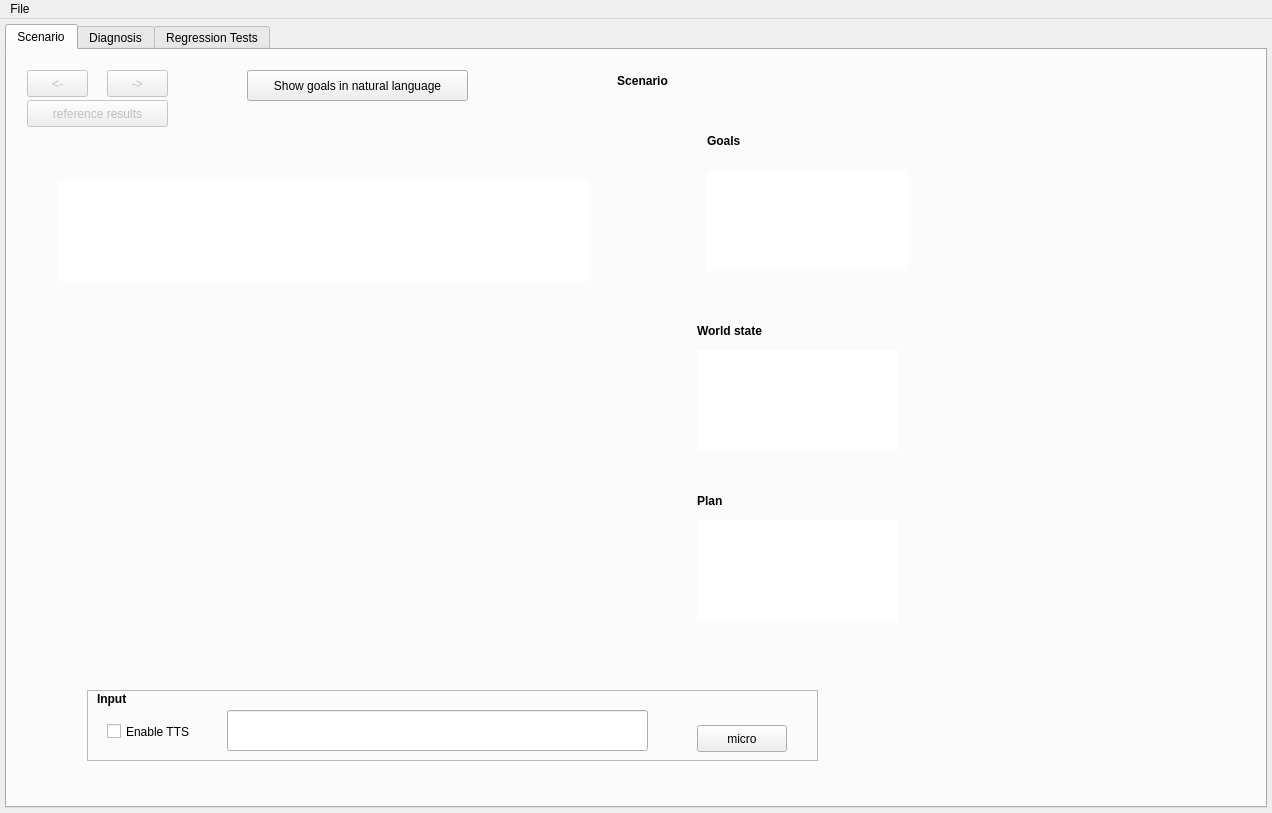
<?xml version="1.0" encoding="UTF-8"?>
<ui version="4.0">
 <class>MainWindow</class>
 <widget class="QMainWindow" name="MainWindow">
  <property name="geometry">
   <rect>
    <x>0</x>
    <y>0</y>
    <width>1272</width>
    <height>813</height>
   </rect>
  </property>
  <property name="windowTitle">
   <string>Social robotics planning lab</string>
  </property>
  <widget class="QWidget" name="centralWidget">
   <layout class="QGridLayout" name="gridLayout_2">
    <property name="leftMargin">
     <number>5</number>
    </property>
    <property name="topMargin">
     <number>5</number>
    </property>
    <property name="rightMargin">
     <number>5</number>
    </property>
    <property name="bottomMargin">
     <number>5</number>
    </property>
    <item row="0" column="0">
     <widget class="QTabWidget" name="tabWidget">
      <property name="enabled">
       <bool>true</bool>
      </property>
      <property name="autoFillBackground">
       <bool>true</bool>
      </property>
      <property name="currentIndex">
       <number>0</number>
      </property>
      <widget class="QWidget" name="tab_Chat">
       <attribute name="title">
        <string>Scenario</string>
       </attribute>
       <widget class="QFrame" name="frame_history_asr">
        <property name="geometry">
         <rect>
          <x>80</x>
          <y>640</y>
          <width>731</width>
          <height>71</height>
         </rect>
        </property>
        <property name="frameShape">
         <enum>QFrame::StyledPanel</enum>
        </property>
        <property name="frameShadow">
         <enum>QFrame::Raised</enum>
        </property>
        <widget class="QLabel" name="label_5">
         <property name="geometry">
          <rect>
           <x>10</x>
           <y>0</y>
           <width>66</width>
           <height>17</height>
          </rect>
         </property>
         <property name="font">
          <font>
           <bold>true</bold>
          </font>
         </property>
         <property name="text">
          <string>Input</string>
         </property>
        </widget>
        <widget class="QLineEdit" name="lineEdit_history_newText">
         <property name="geometry">
          <rect>
           <x>140</x>
           <y>20</y>
           <width>421</width>
           <height>41</height>
          </rect>
         </property>
        </widget>
        <widget class="QWidget" name="widgetRight_history" native="true">
         <property name="geometry">
          <rect>
           <x>590</x>
           <y>10</y>
           <width>120</width>
           <height>71</height>
          </rect>
         </property>
         <widget class="QPushButton" name="pushButton_history_microForChat">
          <property name="geometry">
           <rect>
            <x>20</x>
            <y>25</y>
            <width>90</width>
            <height>27</height>
           </rect>
          </property>
          <property name="text">
           <string>micro</string>
          </property>
         </widget>
        </widget>
        <widget class="QCheckBox" name="checkBox_enable_tts">
         <property name="geometry">
          <rect>
           <x>20</x>
           <y>30</y>
           <width>111</width>
           <height>23</height>
          </rect>
         </property>
         <property name="text">
          <string>Enable TTS</string>
         </property>
        </widget>
       </widget>
       <widget class="QTextBrowser" name="textBrowser_chat_history">
        <property name="geometry">
         <rect>
          <x>50</x>
          <y>130</y>
          <width>531</width>
          <height>101</height>
         </rect>
        </property>
        <property name="font">
         <font>
          <pointsize>10</pointsize>
         </font>
        </property>
        <property name="cursor" stdset="0">
         <cursorShape>ArrowCursor</cursorShape>
        </property>
        <property name="autoFillBackground">
         <bool>false</bool>
        </property>
        <property name="frameShape">
         <enum>QFrame::NoFrame</enum>
        </property>
        <property name="html">
         <string>&lt;!DOCTYPE HTML PUBLIC &quot;-//W3C//DTD HTML 4.0//EN&quot; &quot;http://www.w3.org/TR/REC-html40/strict.dtd&quot;&gt;
&lt;html&gt;&lt;head&gt;&lt;meta name=&quot;qrichtext&quot; content=&quot;1&quot; /&gt;&lt;meta charset=&quot;utf-8&quot; /&gt;&lt;style type=&quot;text/css&quot;&gt;
p, li { white-space: pre-wrap; }
&lt;/style&gt;&lt;/head&gt;&lt;body style=&quot; font-family:'Sans Serif'; font-size:10pt; font-weight:400; font-style:normal;&quot;&gt;
&lt;p style=&quot;-qt-paragraph-type:empty; margin-top:0px; margin-bottom:0px; margin-left:0px; margin-right:0px; -qt-block-indent:0; text-indent:0px; font-family:'DejaVu Sans Mono';&quot;&gt;&lt;br /&gt;&lt;/p&gt;&lt;/body&gt;&lt;/html&gt;</string>
        </property>
        <property name="textInteractionFlags">
         <set>Qt::LinksAccessibleByKeyboard|Qt::LinksAccessibleByMouse|Qt::TextBrowserInteraction|Qt::TextSelectableByKeyboard|Qt::TextSelectableByMouse</set>
        </property>
       </widget>
       <widget class="QLabel" name="label_chat_title">
        <property name="geometry">
         <rect>
          <x>510</x>
          <y>20</y>
          <width>251</width>
          <height>21</height>
         </rect>
        </property>
        <property name="font">
         <font>
          <bold>true</bold>
         </font>
        </property>
        <property name="text">
         <string>Scenario</string>
        </property>
        <property name="alignment">
         <set>Qt::AlignCenter</set>
        </property>
       </widget>
       <widget class="QPushButton" name="pushButton_Chat_NextScenario">
        <property name="enabled">
         <bool>false</bool>
        </property>
        <property name="geometry">
         <rect>
          <x>100</x>
          <y>20</y>
          <width>61</width>
          <height>27</height>
         </rect>
        </property>
        <property name="text">
         <string>-&gt;</string>
        </property>
       </widget>
       <widget class="QPushButton" name="pushButton_Chat_PrevScenario">
        <property name="enabled">
         <bool>false</bool>
        </property>
        <property name="geometry">
         <rect>
          <x>20</x>
          <y>20</y>
          <width>61</width>
          <height>27</height>
         </rect>
        </property>
        <property name="text">
         <string>&lt;-</string>
        </property>
       </widget>
       <widget class="QPushButton" name="pushButton_Chat_SwitchToReference">
        <property name="enabled">
         <bool>false</bool>
        </property>
        <property name="geometry">
         <rect>
          <x>20</x>
          <y>50</y>
          <width>141</width>
          <height>27</height>
         </rect>
        </property>
        <property name="focusPolicy">
         <enum>Qt::StrongFocus</enum>
        </property>
        <property name="text">
         <string>reference results</string>
        </property>
       </widget>
       <widget class="QTextBrowser" name="textBrowser_goals">
        <property name="geometry">
         <rect>
          <x>700</x>
          <y>120</y>
          <width>201</width>
          <height>101</height>
         </rect>
        </property>
        <property name="font">
         <font>
          <pointsize>10</pointsize>
         </font>
        </property>
        <property name="cursor" stdset="0">
         <cursorShape>ArrowCursor</cursorShape>
        </property>
        <property name="autoFillBackground">
         <bool>false</bool>
        </property>
        <property name="frameShape">
         <enum>QFrame::NoFrame</enum>
        </property>
        <property name="html">
         <string>&lt;!DOCTYPE HTML PUBLIC &quot;-//W3C//DTD HTML 4.0//EN&quot; &quot;http://www.w3.org/TR/REC-html40/strict.dtd&quot;&gt;
&lt;html&gt;&lt;head&gt;&lt;meta name=&quot;qrichtext&quot; content=&quot;1&quot; /&gt;&lt;meta charset=&quot;utf-8&quot; /&gt;&lt;style type=&quot;text/css&quot;&gt;
p, li { white-space: pre-wrap; }
&lt;/style&gt;&lt;/head&gt;&lt;body style=&quot; font-family:'Sans Serif'; font-size:10pt; font-weight:400; font-style:normal;&quot;&gt;
&lt;p style=&quot;-qt-paragraph-type:empty; margin-top:0px; margin-bottom:0px; margin-left:0px; margin-right:0px; -qt-block-indent:0; text-indent:0px; font-family:'DejaVu Sans Mono';&quot;&gt;&lt;br /&gt;&lt;/p&gt;&lt;/body&gt;&lt;/html&gt;</string>
        </property>
        <property name="textInteractionFlags">
         <set>Qt::LinksAccessibleByKeyboard|Qt::LinksAccessibleByMouse|Qt::TextBrowserInteraction|Qt::TextSelectableByKeyboard|Qt::TextSelectableByMouse</set>
        </property>
       </widget>
       <widget class="QTextBrowser" name="textBrowser_facts">
        <property name="geometry">
         <rect>
          <x>690</x>
          <y>300</y>
          <width>201</width>
          <height>101</height>
         </rect>
        </property>
        <property name="font">
         <font>
          <pointsize>10</pointsize>
         </font>
        </property>
        <property name="cursor" stdset="0">
         <cursorShape>ArrowCursor</cursorShape>
        </property>
        <property name="autoFillBackground">
         <bool>false</bool>
        </property>
        <property name="frameShape">
         <enum>QFrame::NoFrame</enum>
        </property>
        <property name="html">
         <string>&lt;!DOCTYPE HTML PUBLIC &quot;-//W3C//DTD HTML 4.0//EN&quot; &quot;http://www.w3.org/TR/REC-html40/strict.dtd&quot;&gt;
&lt;html&gt;&lt;head&gt;&lt;meta name=&quot;qrichtext&quot; content=&quot;1&quot; /&gt;&lt;meta charset=&quot;utf-8&quot; /&gt;&lt;style type=&quot;text/css&quot;&gt;
p, li { white-space: pre-wrap; }
&lt;/style&gt;&lt;/head&gt;&lt;body style=&quot; font-family:'Sans Serif'; font-size:10pt; font-weight:400; font-style:normal;&quot;&gt;
&lt;p style=&quot;-qt-paragraph-type:empty; margin-top:0px; margin-bottom:0px; margin-left:0px; margin-right:0px; -qt-block-indent:0; text-indent:0px; font-family:'DejaVu Sans Mono';&quot;&gt;&lt;br /&gt;&lt;/p&gt;&lt;/body&gt;&lt;/html&gt;</string>
        </property>
        <property name="textInteractionFlags">
         <set>Qt::LinksAccessibleByKeyboard|Qt::LinksAccessibleByMouse|Qt::TextBrowserInteraction|Qt::TextSelectableByKeyboard|Qt::TextSelectableByMouse</set>
        </property>
       </widget>
       <widget class="QLabel" name="label_goals">
        <property name="geometry">
         <rect>
          <x>700</x>
          <y>80</y>
          <width>191</width>
          <height>21</height>
         </rect>
        </property>
        <property name="font">
         <font>
          <bold>true</bold>
         </font>
        </property>
        <property name="text">
         <string>Goals</string>
        </property>
        <property name="alignment">
         <set>Qt::AlignLeading|Qt::AlignLeft|Qt::AlignVCenter</set>
        </property>
       </widget>
       <widget class="QLabel" name="label_world_state">
        <property name="geometry">
         <rect>
          <x>690</x>
          <y>270</y>
          <width>191</width>
          <height>21</height>
         </rect>
        </property>
        <property name="font">
         <font>
          <bold>true</bold>
         </font>
        </property>
        <property name="text">
         <string>World state</string>
        </property>
        <property name="alignment">
         <set>Qt::AlignLeading|Qt::AlignLeft|Qt::AlignVCenter</set>
        </property>
       </widget>
       <widget class="QPushButton" name="pushButton_goals_view">
        <property name="geometry">
         <rect>
          <x>240</x>
          <y>20</y>
          <width>221</width>
          <height>31</height>
         </rect>
        </property>
        <property name="text">
         <string>Show goals in natural language</string>
        </property>
       </widget>
       <widget class="QLabel" name="label_plan">
        <property name="geometry">
         <rect>
          <x>690</x>
          <y>440</y>
          <width>191</width>
          <height>21</height>
         </rect>
        </property>
        <property name="font">
         <font>
          <bold>true</bold>
         </font>
        </property>
        <property name="text">
         <string>Plan</string>
        </property>
        <property name="alignment">
         <set>Qt::AlignLeading|Qt::AlignLeft|Qt::AlignVCenter</set>
        </property>
       </widget>
       <widget class="QTextBrowser" name="textBrowser_plan">
        <property name="geometry">
         <rect>
          <x>690</x>
          <y>470</y>
          <width>201</width>
          <height>101</height>
         </rect>
        </property>
        <property name="font">
         <font>
          <pointsize>10</pointsize>
         </font>
        </property>
        <property name="cursor" stdset="0">
         <cursorShape>ArrowCursor</cursorShape>
        </property>
        <property name="autoFillBackground">
         <bool>false</bool>
        </property>
        <property name="frameShape">
         <enum>QFrame::NoFrame</enum>
        </property>
        <property name="html">
         <string>&lt;!DOCTYPE HTML PUBLIC &quot;-//W3C//DTD HTML 4.0//EN&quot; &quot;http://www.w3.org/TR/REC-html40/strict.dtd&quot;&gt;
&lt;html&gt;&lt;head&gt;&lt;meta name=&quot;qrichtext&quot; content=&quot;1&quot; /&gt;&lt;meta charset=&quot;utf-8&quot; /&gt;&lt;style type=&quot;text/css&quot;&gt;
p, li { white-space: pre-wrap; }
&lt;/style&gt;&lt;/head&gt;&lt;body style=&quot; font-family:'Sans Serif'; font-size:10pt; font-weight:400; font-style:normal;&quot;&gt;
&lt;p style=&quot;-qt-paragraph-type:empty; margin-top:0px; margin-bottom:0px; margin-left:0px; margin-right:0px; -qt-block-indent:0; text-indent:0px; font-family:'DejaVu Sans Mono';&quot;&gt;&lt;br /&gt;&lt;/p&gt;&lt;/body&gt;&lt;/html&gt;</string>
        </property>
        <property name="textInteractionFlags">
         <set>Qt::LinksAccessibleByKeyboard|Qt::LinksAccessibleByMouse|Qt::TextBrowserInteraction|Qt::TextSelectableByKeyboard|Qt::TextSelectableByMouse</set>
        </property>
       </widget>
      </widget>
      <widget class="QWidget" name="tab_chatdiagnosis">
       <attribute name="title">
        <string>Diagnosis</string>
       </attribute>
       <widget class="QTextBrowser" name="textBrowser_PrintMemory">
        <property name="geometry">
         <rect>
          <x>40</x>
          <y>150</y>
          <width>611</width>
          <height>341</height>
         </rect>
        </property>
        <property name="font">
         <font>
          <pointsize>10</pointsize>
         </font>
        </property>
        <property name="cursor" stdset="0">
         <cursorShape>ArrowCursor</cursorShape>
        </property>
        <property name="frameShape">
         <enum>QFrame::NoFrame</enum>
        </property>
        <property name="horizontalScrollBarPolicy">
         <enum>Qt::ScrollBarAsNeeded</enum>
        </property>
        <property name="sizeAdjustPolicy">
         <enum>QAbstractScrollArea::AdjustIgnored</enum>
        </property>
        <property name="html">
         <string>&lt;!DOCTYPE HTML PUBLIC &quot;-//W3C//DTD HTML 4.0//EN&quot; &quot;http://www.w3.org/TR/REC-html40/strict.dtd&quot;&gt;
&lt;html&gt;&lt;head&gt;&lt;meta name=&quot;qrichtext&quot; content=&quot;1&quot; /&gt;&lt;meta charset=&quot;utf-8&quot; /&gt;&lt;style type=&quot;text/css&quot;&gt;
p, li { white-space: pre-wrap; }
&lt;/style&gt;&lt;/head&gt;&lt;body style=&quot; font-family:'Sans Serif'; font-size:10pt; font-weight:400; font-style:normal;&quot;&gt;
&lt;p style=&quot;-qt-paragraph-type:empty; margin-top:0px; margin-bottom:0px; margin-left:0px; margin-right:0px; -qt-block-indent:0; text-indent:0px; font-family:'DejaVu Sans Mono';&quot;&gt;&lt;br /&gt;&lt;/p&gt;&lt;/body&gt;&lt;/html&gt;</string>
        </property>
        <property name="acceptRichText">
         <bool>true</bool>
        </property>
        <property name="textInteractionFlags">
         <set>Qt::LinksAccessibleByKeyboard|Qt::LinksAccessibleByMouse|Qt::TextBrowserInteraction|Qt::TextSelectableByKeyboard|Qt::TextSelectableByMouse</set>
        </property>
        <property name="tabStopWidth" stdset="0">
         <number>80</number>
        </property>
       </widget>
       <widget class="QPushButton" name="pushButton">
        <property name="geometry">
         <rect>
          <x>580</x>
          <y>30</y>
          <width>99</width>
          <height>27</height>
         </rect>
        </property>
        <property name="text">
         <string>Refresh</string>
        </property>
       </widget>
      </widget>
      <widget class="QWidget" name="tab_2">
       <attribute name="title">
        <string>Regression Tests</string>
       </attribute>
       <widget class="QPushButton" name="pushButton_History_compareResults">
        <property name="enabled">
         <bool>true</bool>
        </property>
        <property name="geometry">
         <rect>
          <x>480</x>
          <y>60</y>
          <width>281</width>
          <height>27</height>
         </rect>
        </property>
        <property name="text">
         <string>compare reference with current results</string>
        </property>
       </widget>
       <widget class="QPushButton" name="pushButton_History_updateResults">
        <property name="enabled">
         <bool>true</bool>
        </property>
        <property name="geometry">
         <rect>
          <x>70</x>
          <y>60</y>
          <width>281</width>
          <height>27</height>
         </rect>
        </property>
        <property name="text">
         <string>update reference results</string>
        </property>
       </widget>
       <widget class="QTextBrowser" name="textBrowser_Chat_RegressionTests">
        <property name="geometry">
         <rect>
          <x>40</x>
          <y>150</y>
          <width>741</width>
          <height>461</height>
         </rect>
        </property>
        <property name="cursor" stdset="0">
         <cursorShape>IBeamCursor</cursorShape>
        </property>
       </widget>
      </widget>
     </widget>
    </item>
   </layout>
  </widget>
  <widget class="QMenuBar" name="menuBar">
   <property name="geometry">
    <rect>
     <x>0</x>
     <y>0</y>
     <width>1272</width>
     <height>19</height>
    </rect>
   </property>
   <widget class="QMenu" name="menuFile">
    <property name="title">
     <string>File</string>
    </property>
    <widget class="QMenu" name="menuTexts">
     <property name="title">
      <string>Texts</string>
     </property>
     <addaction name="separator"/>
     <addaction name="texts_load"/>
    </widget>
    <widget class="QMenu" name="menuDictionaries">
     <property name="title">
      <string>Dictionaries</string>
     </property>
     <addaction name="actionExport_to_ldic"/>
     <addaction name="actionImport_from_ldic"/>
    </widget>
    <widget class="QMenu" name="menuChat">
     <property name="title">
      <string>Scenario</string>
     </property>
     <widget class="QMenu" name="menuMemory">
      <property name="title">
       <string>Memory</string>
      </property>
      <widget class="QMenu" name="menuText">
       <property name="title">
        <string>Text</string>
       </property>
       <addaction name="actionLoad_chat_content"/>
      </widget>
      <widget class="QMenu" name="menuDynamic_serialization">
       <property name="title">
        <string>Dynamic serialization</string>
       </property>
       <addaction name="actionSave_memory"/>
       <addaction name="actionLoad_memory"/>
      </widget>
      <widget class="QMenu" name="menuStatic_serialization">
       <property name="title">
        <string>Static serialization</string>
       </property>
       <addaction name="actionload_a_smb"/>
      </widget>
      <addaction name="menuText"/>
      <addaction name="menuDynamic_serialization"/>
      <addaction name="menuStatic_serialization"/>
     </widget>
     <widget class="QMenu" name="menuPlanning">
      <property name="title">
       <string>Planning</string>
      </property>
      <widget class="QMenu" name="menuDomain">
       <property name="title">
        <string>Domain</string>
       </property>
       <addaction name="actionAdd_domain"/>
      </widget>
      <widget class="QMenu" name="menuProblem">
       <property name="title">
        <string>Problem</string>
       </property>
       <addaction name="actionSet_problem"/>
      </widget>
      <addaction name="menuDomain"/>
      <addaction name="menuProblem"/>
     </widget>
     <addaction name="actionNew"/>
     <addaction name="actionSave"/>
     <addaction name="scenarios_load"/>
     <addaction name="menuMemory"/>
     <addaction name="menuPlanning"/>
    </widget>
    <addaction name="menuDictionaries"/>
    <addaction name="menuTexts"/>
    <addaction name="menuChat"/>
    <addaction name="actionQuit"/>
   </widget>
   <addaction name="menuFile"/>
  </widget>
  <action name="texts_load">
   <property name="text">
    <string>Load</string>
   </property>
  </action>
  <action name="actionExport_to_ldic">
   <property name="text">
    <string>Export</string>
   </property>
  </action>
  <action name="actionImport_from_ldic">
   <property name="text">
    <string>Import</string>
   </property>
  </action>
  <action name="actionNew">
   <property name="text">
    <string>New</string>
   </property>
   <property name="shortcut">
    <string>Ctrl+N</string>
   </property>
  </action>
  <action name="actionQuit">
   <property name="text">
    <string>Quit</string>
   </property>
   <property name="shortcut">
    <string>Ctrl+Q</string>
   </property>
  </action>
  <action name="actionSave">
   <property name="text">
    <string>Save text</string>
   </property>
  </action>
  <action name="scenarios_load">
   <property name="text">
    <string>Load text</string>
   </property>
  </action>
  <action name="actionLoad_chat_content">
   <property name="text">
    <string>Load text memory</string>
   </property>
  </action>
  <action name="actionLoad_memory">
   <property name="text">
    <string>Load zipped memory</string>
   </property>
  </action>
  <action name="actionSave_memory">
   <property name="text">
    <string>Save zipped memory</string>
   </property>
  </action>
  <action name="actionload_a_smb">
   <property name="text">
    <string>load a .smb</string>
   </property>
  </action>
  <action name="actionAdd_domain">
   <property name="text">
    <string>Add domain</string>
   </property>
  </action>
  <action name="actionSet_problem">
   <property name="text">
    <string>Set problem</string>
   </property>
   <property name="shortcut">
    <string>Ctrl+P</string>
   </property>
  </action>
 </widget>
 <layoutdefault spacing="6" margin="11"/>
 <resources/>
 <connections/>
</ui>
